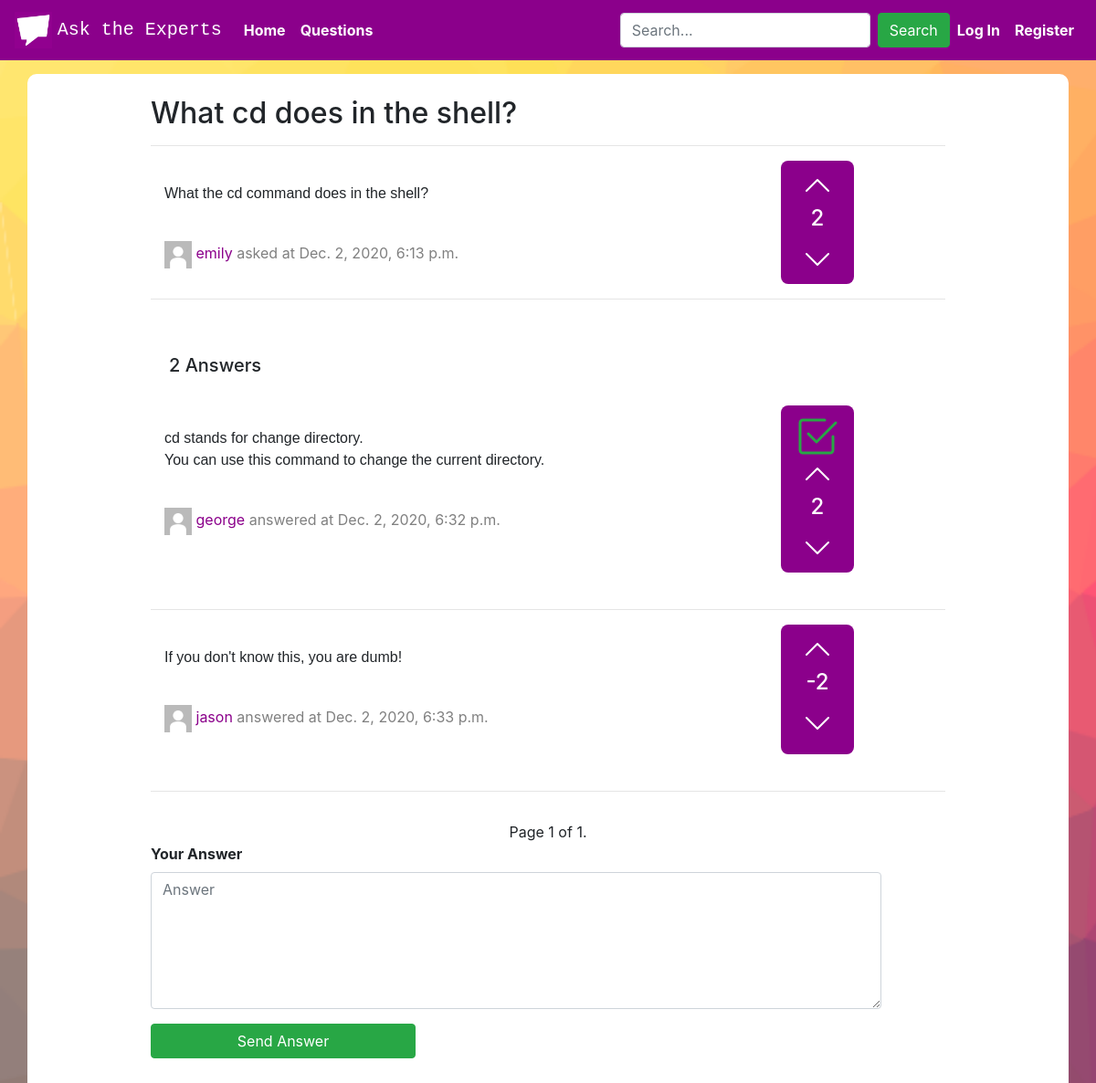
Page /questions/12 on the earlier database version.
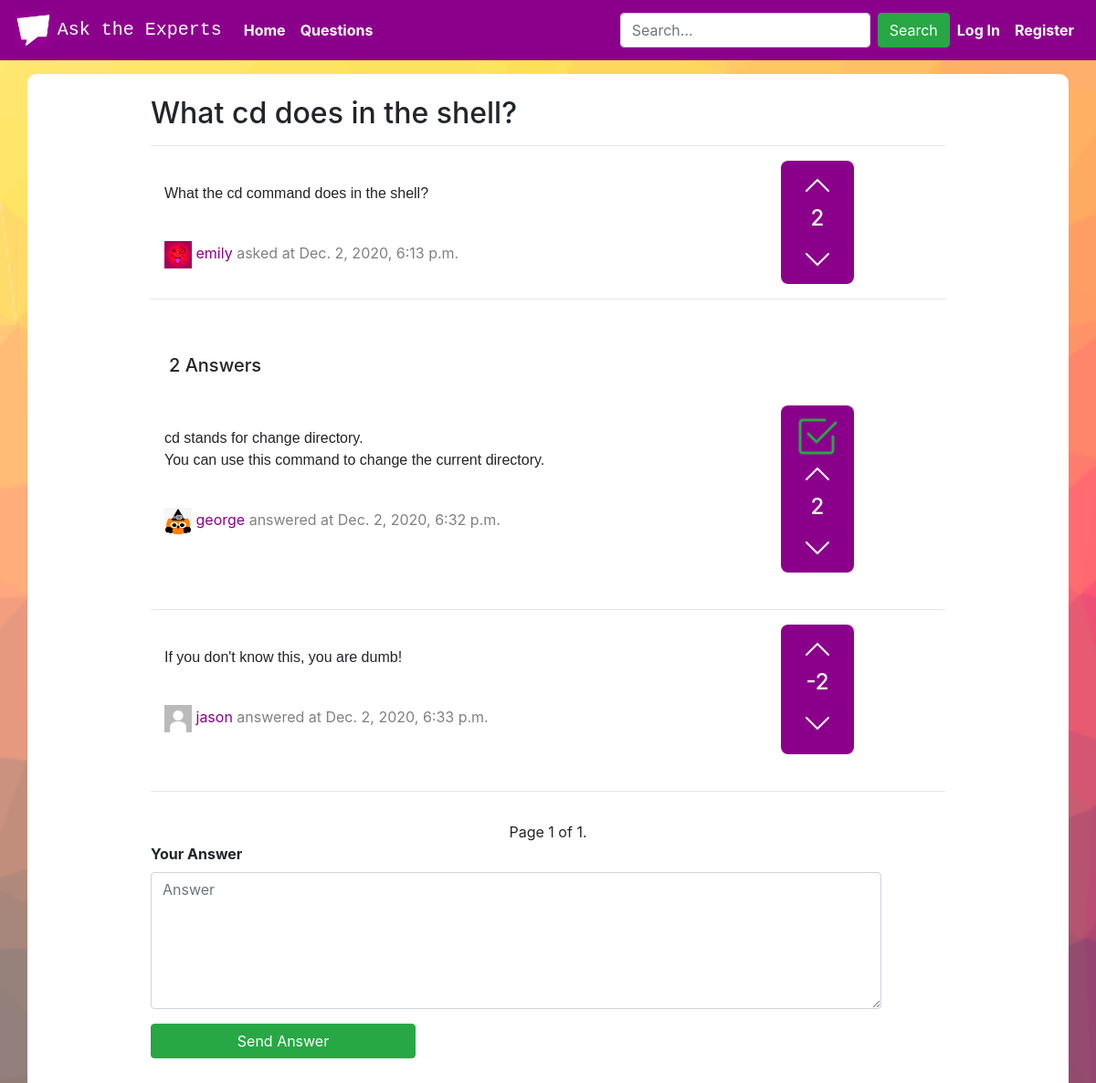
Same page on the later database version.
### asktheexperts/models.py (models this page shows, shortened)
class Question(models.Model):
    user = models.ForeignKey("User", on_delete=models.CASCADE, related_name="questioned")
    title = models.CharField(max_length=64)
    content = models.TextField(max_length=255)
    votes = models.IntegerField(default=0)
    timestamp = models.DateTimeField(auto_now_add=True)

class User(AbstractUser):
    photo = models.ImageField(upload_to='images/', default="images/default_image.jpg")
    upvote_question = models.ManyToManyField("Question", symmetrical=False, related_name="question_upvoted")
    upvote_answer = models.ManyToManyField("Answer", symmetrical=False, related_name="answer_upvoted")
    downvote_question = models.ManyToManyField("Question", symmetrical=False, related_name="question_downvoted")
    downvote_answer = models.ManyToManyField("Answer", symmetrical=False, related_name="answer_downvoted")
    score = models.IntegerField(default=1)
    joined = models.DateField(auto_now_add=True)

class Answer(models.Model):
    user = models.ForeignKey("User", on_delete=models.CASCADE, related_name="answered_user")
    question = models.ForeignKey("Question", on_delete=models.CASCADE, related_name="answered_question")
    content = models.TextField(max_length=255)
    votes = models.IntegerField(default=0)
    timestamp = models.DateTimeField(auto_now_add=True)
    selected = models.BooleanField(default=False)

### asktheexperts/views.py (the view)
# urls.py: path("questions/<int:question_id>", views.question, name="question"),
def question(request, question_id):
    try:
        question = Question.objects.get(id=question_id)
    except Question.DoesNotExist:
        raise Http404("Question not found.")
    answers_count = Answer.objects.filter(question=question_id).count
    all_answers = Answer.objects.filter(question=question_id, selected=False).order_by("-votes")
    paginator = Paginator(all_answers, 15)
    page_number = request.GET.get('page')
    answers = paginator.get_page(page_number)
    selected_answers = Answer.objects.filter(question=question_id, selected=True)
    return render(request, "asktheexperts/question.html", {
        "question": question,
        "answers": answers,
        "selected_answers": selected_answers,
        "answers_count": answers_count
    })

### asktheexperts/templates/asktheexperts/question.html (shortened to what the changed rows need)
{% extends "asktheexperts/layout.html" %}
{% load static %}
{% block body %}
    <div class="container questions white-div">
        <br>
        <div class="container count-buttons-div">
            <h2 class="">{{ question.title }}</h2>
            <hr>
            <div class="row container questions-div">
                <div class="col">
                    <br>
                    <div class="question-content">
                        <pre class="font-size-medium">{{ question.content }}</pre>
                    </div>
                    <div>
                        <br>
                        <a href="{% url 'profile' question.user.id question.user.username %}"><img src="{{ question.user.photo.url }}" height="30px" width="30px"></a>
                        <a class="no-decoration" href="{% url 'profile' question.user.id question.user.username %}"><span class="darkmagenta">{{ question.user.username }}</span></a>
                        <span class="timestamp">asked at {{ question.timestamp }}</span>
                    </div>
                </div>
                <div class="col stats-div">
                    <div class="row justify-content-center margin-5">
                        <h4>{{ question.votes }}</h4>
                    </div>
                </div>
            </div>
            <hr>
            <br>
            <div class="row" id="answers-count-div">
                <div class="col">
                </div>
            </div>
            <br>
            {% for selected in selected_answers %}
                <div class="row container questions-div">
                    <div class="col">
                        <br>
                        <div class="question-content">
                            <pre class="font-size-medium">{{ selected.content }}</pre>
                        </div>
                        <div>
                            <br>
                            <a href="{% url 'profile' selected.user.id selected.user.username %}"><img src="{{ selected.user.photo.url }}" height="30px" width="30px"></a>
                            <a class="no-decoration" href="{% url 'profile' selected.user.id selected.user.username %}"><span class="darkmagenta">{{ selected.user.username }}</span></a>
                            <span class="timestamp">answered at {{ selected.timestamp }}</span>
                            <br>
                            <br>
                        </div>
                    </div>
                    <div class="col stats-div">
                        <div class="voted-count">
                            {% if user.is_authenticated %}
                                {% if not request.user in selected.answer_upvoted.all %}
                                    <div class="row justify-content-center">
                                        <form action="{% url 'upvote_answer' %}" method="post">
                                            {% csrf_token %}
                                            <input type="hidden" name="question_id" value="{{ question.id }}">
                                            <input type="hidden" name="answer_id" value="{{ selected.id }}">
                                            <button class="arrow" type="submit" title="This answer is useful">
                                                <svg width="2em" height="2em" viewBox="0 0 16 16" class="bi bi-chevron-up" fill="currentColor" xmlns="http://www.w3.org/2000/svg">
                                                    <path fill-rule="evenodd" d="M7.646 4.646a.5.5 0 0 1 .708 0l6 6a.5.5 0 0 1-.708.708L8 5.707l-5.646 5.647a.5.5 0 0 1-.708-.708l6-6z"/>
                                                </svg>
                                            </button>
                                        </form>
                                    </div>
                                {% else %}
                                    <div class="row justify-content-center">
                                        <button class="arrow" type="submit">
                                            <svg width="2em" height="2em" viewBox="0 0 16 16" class="bi bi-chevron-up" fill="#28a745" xmlns="http://www.w3.org/2000/svg">
                                                <path fill-rule="evenodd" d="M7.646 4.646a.5.5 0 0 1 .708 0l6 6a.5.5 0 0 1-.708.708L8 5.707l-5.646 5.647a.5.5 0 0 1-.708-.708l6-6z"/>
                                            </svg>
                                        </button>
                                    </div>
                                {% endif %}
                            {% else %}
                                <div class="row justify-content-center">
                                    <a href="{% url 'login' %}">
                                        <button class="arrow" type="submit">
                                            <svg width="2em" height="2em" viewBox="0 0 16 16" class="bi bi-chevron-up" fill="currentColor" xmlns="http://www.w3.org/2000/svg">
                                                <path fill-rule="evenodd" d="M7.646 4.646a.5.5 0 0 1 .708 0l6 6a.5.5 0 0 1-.708.708L8 5.707l-5.646 5.647a.5.5 0 0 1-.708-.708l6-6z"/>
                                            </svg>
                                        </button>
                                    </a>
                                </div>
                            {% endif %}
                        </div>
                        <div class="row justify-content-center margin-5">
                            <h4>{{ selected.votes }}</h4>
                        </div>
                        <div class="darkmagenta answers-count">
                            {% if user.is_authenticated %}
                                {% if not request.user in selected.answer_downvoted.all %}
                                    <div class="row justify-content-center">
                                        <form action="{% url 'downvote_answer' %}" method="post">
                                            {% csrf_token %}
                                            <input type="hidden" name="question_id" value="{{ question.id }}">
                                            <input type="hidden" name="answer_id" value="{{ selected.id }}">
                                            <button class="arrow" type="submit">
                                                <svg width="2em" height="2em" viewBox="0 0 16 16" class="bi bi-chevron-down" fill="currentColor" xmlns="http://www.w3.org/2000/svg">
                                                    <path fill-rule="evenodd" d="M1.646 4.646a.5.5 0 0 1 .708 0L8 10.293l5.646-5.647a.5.5 0 0 1 .708.708l-6 6a.5.5 0 0 1-.708 0l-6-6a.5.5 0 0 1 0-.708z"/>
                                                </svg>
                                            </button>
                                        </form>
                                    </div>
                                {% else %}
                                    <div class="row justify-content-center">
                                        <button class="arrow" type="submit">
                                            <svg width="2em" height="2em" viewBox="0 0 16 16" class="bi bi-chevron-down" fill="#28a745" xmlns="http://www.w3.org/2000/svg">
                                                <path fill-rule="evenodd" d="M1.646 4.646a.5.5 0 0 1 .708 0L8 10.293l5.646-5.647a.5.5 0 0 1 .708.708l-6 6a.5.5 0 0 1-.708 0l-6-6a.5.5 0 0 1 0-.708z"/>
                                            </svg>
                                        </button>
                                    </div>
                                {% endif %}
                            {% else %}
                                <div class="row justify-content-center">
                                    <a href="{% url 'login' %}">
                                        <button class="arrow" type="submit">
                                            <svg width="2em" height="2em" viewBox="0 0 16 16" class="bi bi-chevron-down" fill="currentColor" xmlns="http://www.w3.org/2000/svg">
                                                <path fill-rule="evenodd" d="M1.646 4.646a.5.5 0 0 1 .708 0L8 10.293l5.646-5.647a.5.5 0 0 1 .708.708l-6 6a.5.5 0 0 1-.708 0l-6-6a.5.5 0 0 1 0-.708z"/>
                                            </svg>
                                        </button>
                                    </a>
                                </div>
                            {% endif %}
                        </div>
                    </div>
                </div>
                <br>
                <hr>
            {% endfor %}
            {% for answer in answers %}
                <div class="row container questions-div">
                    <div class="col">
                        <br>
                    </div>
                    <div class="col stats-div">
                    </div>
                </div>
                <br>
                <hr>
            {% endfor %}
            <div class="pagination justify-content-center">
                <span class="step-links">
                </span>
            </div>
            <div id="send-answer-div">
            <form action="{% url 'answer' %}" method="post">
                <br>
            </form>
            </div>
        </div>
    </div>
{% endblock %}

Differences in the rows shown:
changed through a linked row, Question "What cd does in the shell?": user.photo: picture added in place of a placeholder
changed through a linked row, Answer "Dec. 2, 2020, 6:32 p.m.": user.photo: picture added in place of a placeholder
